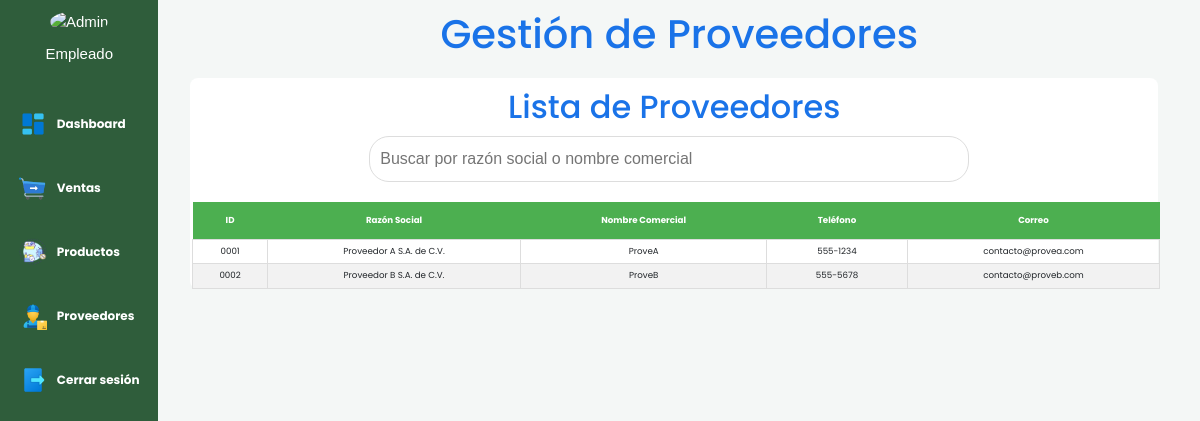
Screenshot of /Static/View/Empleado/ViewGestionProve.php (signed in) with the database file from the repository.
### tables this page shows
create table proveedor(
	idProveedor int(4) zerofill primary key auto_increment,
    razonSocial text not null,
    nombreComercial varchar(100) not null,
    telefono varchar(60),
    correo varchar(60)
);

### Static/controller/ControllerEmpleado/Proveedores.php (called while the page is built, shortened)
<?php
    include($_SERVER['DOCUMENT_ROOT'].'/SolucionesWeb/Static/Controller/Connect/Db.php');
    include($_SERVER['DOCUMENT_ROOT'].'/SolucionesWeb/Static/Model/ModelEmpleado/Proveedor.php');
    function solicitarProveedores($conn) {
        $proveedor = new Proveedor($conn);
        $resultado = $proveedor->obtenerProveedores();
        return $resultado;
    }
?>

### Static/model/ModelEmpleado/Proveedor.php (called while the page is built, shortened)
<?php
class Proveedor {
    private $conn;
    public function __construct($conn) {
        $this->conn = $conn;
    }
    public function obtenerProveedores() {
        $sql = "SELECT * FROM proveedor";
        $resultado = mysqli_query($this->conn, $sql);
        $proveedores = [];
        while ($fila = $resultado->fetch_assoc()) {
            $proveedores[] = $fila;
        }
        return $proveedores;
    }
}
?>

### Static/view/Empleado/ViewGestionProve.php (the view, shortened to what this page needs)
<?php include 'HeaderE.php'?>
<?php include '../../Controller/ControllerEmpleado/Proveedores.php'; ?>
<?php include '../../Controller/Connect/Db.php'; ?>
<!DOCTYPE html>
<html lang="es">
<head>
    <link href="https://cdn.jsdelivr.net/npm/bootstrap@5.3.3/dist/css/bootstrap.min.css" rel="stylesheet">
    <link rel="stylesheet" href="../../Css/Crud.css">
</head>
<body>
    <div class="container">
        <h1>Gestión de Proveedores</h1>
        <div class="layout">
            <div class="tabla">
                <div class="busquedaE">
                    <h2>Lista de Proveedores</h2>
                    <input type="text" id="busqueda" placeholder="Buscar por razón social o nombre comercial" oninput="filtrarProveedores(this.value)">
                </div>
                <table id="tablaProveedores">
                    <thead>
                        <tr>
                            <th>ID</th>
                            <th>Razón Social</th>
                            <th>Nombre Comercial</th>
                            <th>Teléfono</th>
                            <th>Correo</th>
                        </tr>
                    </thead>
                    <tbody>
                        <?php
                        $proveedores = solicitarProveedores($conn);
                        foreach ($proveedores as $proveedor) {
                            echo "<tr>
                                <td>{$proveedor['idProveedor']}</td>
                                <td>{$proveedor['razonSocial']}</td>
                                <td>{$proveedor['nombreComercial']}</td>
                                <td>{$proveedor['telefono']}</td>
                                <td>{$proveedor['correo']}</td>
                            </tr>";
                        }
                        ?>
                    </tbody>
                </table>
            </div>
        </div>
    </div>
</body>
</html>

### Static/css/dashboard.css (style rules this page uses)
html { height: 100%; }
body { margin: 0; font-family: 'Arial', sans-serif; display: flex; height: 100vh; }

### Static/css/Crud.css (style rules this page uses)
body { font-family: Arial, sans-serif; background-color: #f4f7f6; margin: 0; padding: 0; }
h1 { text-align: center; color: #1a73e8; margin: 10px 0; font-family: 'Poppins', 'sans-serif'; }
h2 { text-align: center; color: #1a73e8; margin: 10px 0; font-family: 'Poppins', 'sans-serif'; }
.layout { display: flex; justify-content: space-between; margin: 20px; gap:20px; }
.tabla { width: calc(100% - 10px); background-color: #ffffff; border-radius: 8px; }
.tabla table { width: 100%; margin-left: 2px; }
.tabla th { background-color: #4caf50; color: white; padding: 12px; text-align: center; font-size: 8.7px; font-family: 'Poppins', 'sans-serif'; }
.tabla td { padding: 5px; text-align: center; border: 1px solid #ddd; font-size: 8.7px; font-family: 'Poppins', 'sans-serif'; }
.tabla tr:nth-child(even) { background-color: #f2f2f2; }
.busquedaE { margin-bottom: 20px; text-align: center; }
.busquedaE input[type="text"] { width: 600px; padding: 10px; border: 1px solid #ddd; border-radius: 20px; font-size: 16px; margin-right: 10px; transition: border-color 0.3s; }

### rows the page displays
proveedor: idProveedor "0001", razonSocial "Proveedor A S.A. de C.V.", nombreComercial "ProveA", telefono "555-1234", correo "contacto@provea.com"
proveedor: idProveedor "0002", razonSocial "Proveedor B S.A. de C.V.", nombreComercial "ProveB", telefono "555-5678", correo "contacto@proveb.com"
